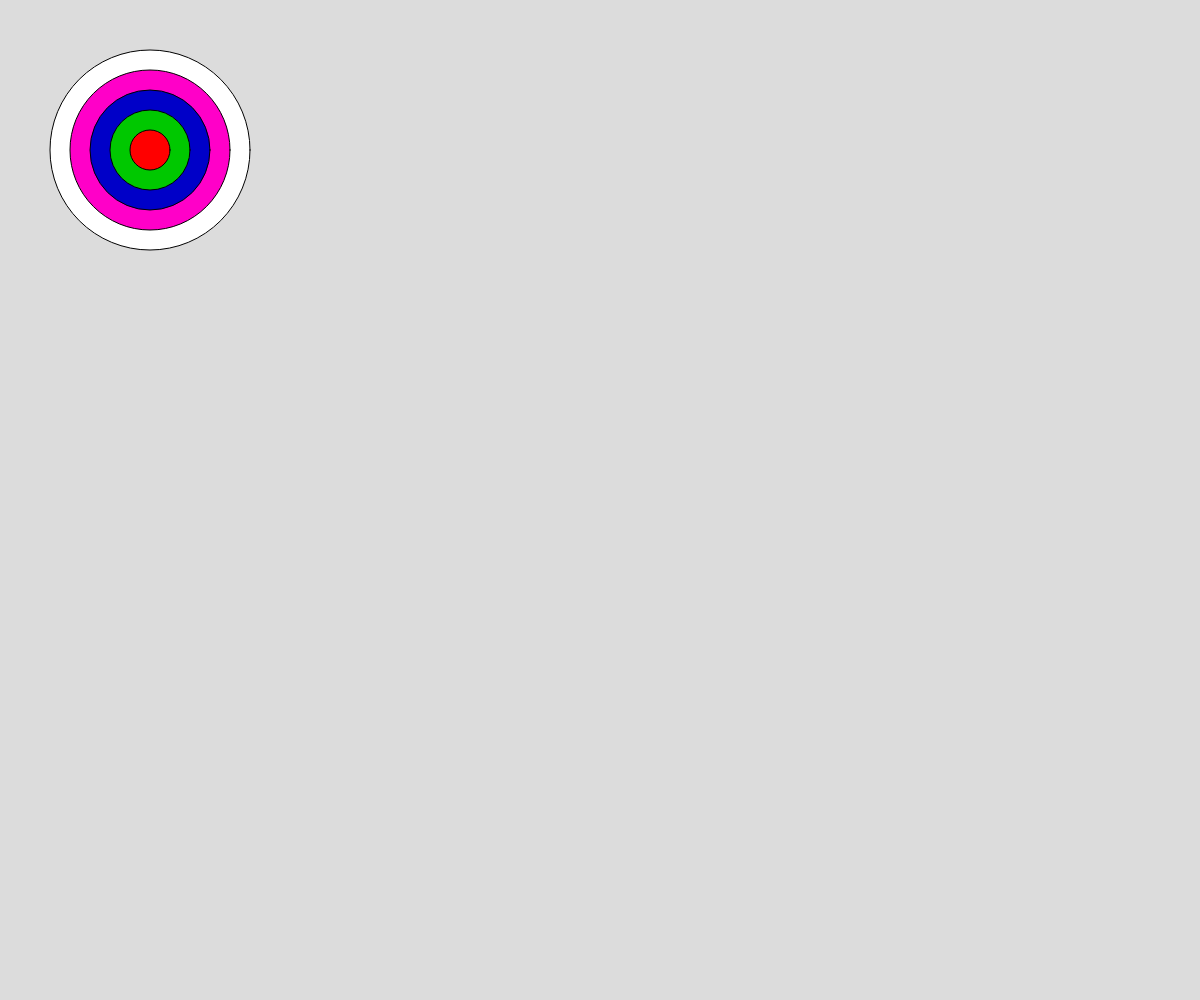
Frame 1 (no input)
Frame 60 (no input): identical to frame 1, image omitted
Frame 120 (the mouse pressed at the canvas centre since frame 60): identical to frame 1, image omitted

The p5.js sketch that drew this single still picture (run headless with seeded random() and noise() and a simulated clock; from frame 60 on, the mouse is pressed at the canvas centre):

// p5.js sketch
// ── sketch.js
// Project Title
// Your Name
// Date
//
// Extra for Experts:
// - describe what you did to take this project "above and beyond"


let x = 150;
let y = 150;
let colors = [];

function setup() {
  createCanvas(windowWidth, windowHeight);
  colors.push(color(255, 0, 0));
  colors.push(color(0, 200, 0));
  colors.push(color(0, 0, 200));
  colors.push(color(255, 0, 200));
  colors.push(color(255, 255, 255));
}

function drawTargetWhile() {
  let diameter = 200;
  let counter = 0;
  while (counter < 5) {
    ellipse(width/2, height/2, diameter, diameter);
    diameter -= 40;
    counter ++;
  }
}

function drawTargetFor() {
  for (let i = 5; i > 0; i--) {
    fill(colors[i - 1]);
    ellipse(x, y, i * 40, i * 40);
  }
}


function draw() {
  background(220);
  //drawTargetWhile();
  drawTargetFor();
}
